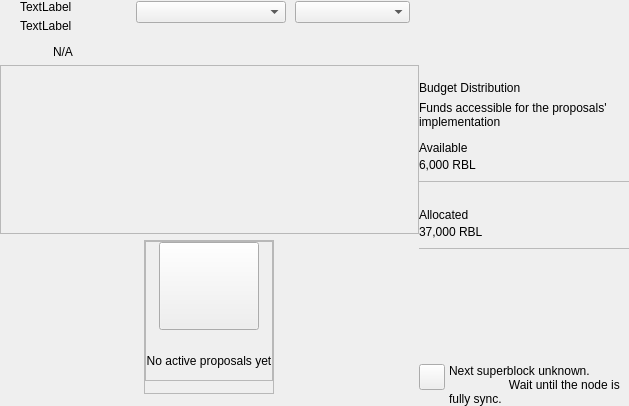
<?xml version="1.0" encoding="UTF-8"?>
<ui version="4.0">
 <class>governancewidget</class>
 <widget class="QWidget" name="governancewidget">
  <property name="geometry">
   <rect>
    <x>0</x>
    <y>0</y>
    <width>629</width>
    <height>406</height>
   </rect>
  </property>
  <property name="minimumSize">
   <size>
    <width>0</width>
    <height>150</height>
   </size>
  </property>
  <property name="windowTitle">
   <string>Form</string>
  </property>
  <layout class="QHBoxLayout" name="horizontalLayout_2" stretch="2,1">
   <property name="spacing">
    <number>0</number>
   </property>
   <property name="leftMargin">
    <number>0</number>
   </property>
   <property name="topMargin">
    <number>0</number>
   </property>
   <property name="rightMargin">
    <number>0</number>
   </property>
   <property name="bottomMargin">
    <number>0</number>
   </property>
   <item>
    <widget class="QWidget" name="left" native="true">
     <layout class="QVBoxLayout" name="verticalLayout_3" stretch="0,0,1,0">
      <property name="leftMargin">
       <number>0</number>
      </property>
      <property name="topMargin">
       <number>0</number>
      </property>
      <property name="rightMargin">
       <number>0</number>
      </property>
      <property name="bottomMargin">
       <number>0</number>
      </property>
      <item>
       <widget class="QWidget" name="containerTitles" native="true">
        <property name="maximumSize">
         <size>
          <width>16777215</width>
          <height>60</height>
         </size>
        </property>
        <layout class="QHBoxLayout" name="horizontalLayout_3">
         <property name="spacing">
          <number>0</number>
         </property>
         <property name="leftMargin">
          <number>20</number>
         </property>
         <property name="topMargin">
          <number>0</number>
         </property>
         <property name="rightMargin">
          <number>0</number>
         </property>
         <property name="bottomMargin">
          <number>0</number>
         </property>
         <item>
          <layout class="QVBoxLayout" name="verticalLayout_8">
           <property name="spacing">
            <number>5</number>
           </property>
           <item>
            <widget class="QLabel" name="labelTitle">
             <property name="text">
              <string>TextLabel</string>
             </property>
            </widget>
           </item>
           <item alignment="Qt::AlignTop">
            <widget class="QLabel" name="labelSubtitle1">
             <property name="text">
              <string>TextLabel</string>
             </property>
            </widget>
           </item>
          </layout>
         </item>
         <item>
          <spacer name="horizontalSpacer">
           <property name="orientation">
            <enum>Qt::Horizontal</enum>
           </property>
           <property name="sizeHint" stdset="0">
            <size>
             <width>40</width>
             <height>20</height>
            </size>
           </property>
          </spacer>
         </item>
         <item>
          <widget class="QWidget" name="containerSort" native="true">
           <property name="minimumSize">
            <size>
             <width>0</width>
             <height>0</height>
            </size>
           </property>
           <layout class="QHBoxLayout" name="horizontalLayout_4">
            <property name="leftMargin">
             <number>0</number>
            </property>
            <property name="topMargin">
             <number>0</number>
            </property>
            <item>
             <widget class="QComboBox" name="comboBoxSort">
              <property name="minimumSize">
               <size>
                <width>150</width>
                <height>0</height>
               </size>
              </property>
             </widget>
            </item>
           </layout>
          </widget>
         </item>
         <item>
          <widget class="QWidget" name="containerFilter" native="true">
           <property name="minimumSize">
            <size>
             <width>0</width>
             <height>0</height>
            </size>
           </property>
           <layout class="QHBoxLayout" name="horizontalLayout_5">
            <property name="leftMargin">
             <number>0</number>
            </property>
            <property name="topMargin">
             <number>0</number>
            </property>
            <item>
             <widget class="QComboBox" name="comboBoxFilter">
              <property name="minimumSize">
               <size>
                <width>115</width>
                <height>0</height>
               </size>
              </property>
             </widget>
            </item>
           </layout>
          </widget>
         </item>
        </layout>
       </widget>
      </item>
      <item>
       <widget class="QWidget" name="layoutWarning" native="true">
        <property name="maximumSize">
         <size>
          <width>16777215</width>
          <height>40</height>
         </size>
        </property>
        <layout class="QVBoxLayout" name="verticalLayout_3">
         <property name="spacing">
          <number>0</number>
         </property>
         <property name="leftMargin">
          <number>0</number>
         </property>
         <property name="topMargin">
          <number>0</number>
         </property>
         <property name="rightMargin">
          <number>0</number>
         </property>
         <property name="bottomMargin">
          <number>0</number>
         </property>
         <item>
          <widget class="QWidget" name="containerWarning" native="true">
           <layout class="QVBoxLayout" name="verticalLayout_21">
            <property name="spacing">
             <number>6</number>
            </property>
            <property name="leftMargin">
             <number>18</number>
            </property>
            <property name="topMargin">
             <number>6</number>
            </property>
            <property name="rightMargin">
             <number>20</number>
            </property>
            <property name="bottomMargin">
             <number>0</number>
            </property>
            <item>
             <widget class="QFrame" name="frameWarning">
              <property name="styleSheet">
               <string notr="true">border:none;</string>
              </property>
              <property name="frameShape">
               <enum>QFrame::StyledPanel</enum>
              </property>
              <property name="frameShadow">
               <enum>QFrame::Raised</enum>
              </property>
              <layout class="QHBoxLayout" name="horizontalLayout11" stretch="0,2">
               <property name="spacing">
                <number>3</number>
               </property>
               <property name="leftMargin">
                <number>0</number>
               </property>
               <property name="topMargin">
                <number>0</number>
               </property>
               <property name="rightMargin">
                <number>0</number>
               </property>
               <property name="bottomMargin">
                <number>0</number>
               </property>
               <item alignment="Qt::AlignVCenter">
                <widget class="QPushButton" name="imgWarning">
                 <property name="styleSheet">
                  <string notr="true">border:none;</string>
                 </property>
                 <property name="text">
                  <string/>
                 </property>
                 <property name="iconSize">
                  <size>
                   <width>24</width>
                   <height>24</height>
                  </size>
                 </property>
                </widget>
               </item>
               <item alignment="Qt::AlignVCenter">
                <widget class="QLabel" name="lblWarning">
                 <property name="styleSheet">
                  <string notr="true"/>
                 </property>
                 <property name="text">
                  <string notr="true">N/A</string>
                 </property>
                 <property name="alignment">
                  <set>Qt::AlignBottom|Qt::AlignLeading|Qt::AlignLeft</set>
                 </property>
                </widget>
               </item>
              </layout>
             </widget>
            </item>
           </layout>
          </widget>
         </item>
        </layout>
       </widget>
      </item>
      <item>
       <widget class="QWidget" name="mainContainer" native="true">
        <property name="sizePolicy">
         <sizepolicy hsizetype="Expanding" vsizetype="Expanding">
          <horstretch>0</horstretch>
          <verstretch>0</verstretch>
         </sizepolicy>
        </property>
        <layout class="QVBoxLayout" name="verticalLayout_2">
         <property name="spacing">
          <number>0</number>
         </property>
         <property name="leftMargin">
          <number>0</number>
         </property>
         <property name="topMargin">
          <number>0</number>
         </property>
         <property name="rightMargin">
          <number>0</number>
         </property>
         <property name="bottomMargin">
          <number>0</number>
         </property>
         <item>
          <widget class="QScrollArea" name="scrollArea">
           <property name="styleSheet">
            <string notr="true"/>
           </property>
           <property name="horizontalScrollBarPolicy">
            <enum>Qt::ScrollBarAlwaysOff</enum>
           </property>
           <property name="widgetResizable">
            <bool>true</bool>
           </property>
           <property name="alignment">
            <set>Qt::AlignLeading|Qt::AlignLeft|Qt::AlignTop</set>
           </property>
           <widget class="QWidget" name="scrollAreaWidgetContents">
            <property name="geometry">
             <rect>
              <x>0</x>
              <y>0</y>
              <width>417</width>
              <height>157</height>
             </rect>
            </property>
           </widget>
          </widget>
         </item>
        </layout>
       </widget>
      </item>
      <item alignment="Qt::AlignHCenter|Qt::AlignVCenter">
       <widget class="QFrame" name="emptyContainer">
        <property name="sizePolicy">
         <sizepolicy hsizetype="Expanding" vsizetype="Expanding">
          <horstretch>0</horstretch>
          <verstretch>0</verstretch>
         </sizepolicy>
        </property>
        <property name="minimumSize">
         <size>
          <width>0</width>
          <height>100</height>
         </size>
        </property>
        <property name="styleSheet">
         <string notr="true">margin-bottom:12px;</string>
        </property>
        <property name="frameShape">
         <enum>QFrame::StyledPanel</enum>
        </property>
        <property name="frameShadow">
         <enum>QFrame::Raised</enum>
        </property>
        <layout class="QVBoxLayout" name="verticalLayout_7" stretch="8">
         <property name="spacing">
          <number>0</number>
         </property>
         <property name="leftMargin">
          <number>0</number>
         </property>
         <property name="topMargin">
          <number>0</number>
         </property>
         <property name="rightMargin">
          <number>0</number>
         </property>
         <property name="bottomMargin">
          <number>0</number>
         </property>
         <item alignment="Qt::AlignHCenter|Qt::AlignVCenter">
          <widget class="QFrame" name="emptyScreen">
           <property name="sizePolicy">
            <sizepolicy hsizetype="Expanding" vsizetype="Expanding">
             <horstretch>0</horstretch>
             <verstretch>0</verstretch>
            </sizepolicy>
           </property>
           <property name="frameShape">
            <enum>QFrame::StyledPanel</enum>
           </property>
           <property name="frameShadow">
            <enum>QFrame::Raised</enum>
           </property>
           <layout class="QVBoxLayout" name="verticalLayout">
            <property name="spacing">
             <number>12</number>
            </property>
            <property name="leftMargin">
             <number>0</number>
            </property>
            <property name="topMargin">
             <number>0</number>
            </property>
            <property name="rightMargin">
             <number>0</number>
            </property>
            <property name="bottomMargin">
             <number>0</number>
            </property>
            <item alignment="Qt::AlignHCenter|Qt::AlignVCenter">
             <widget class="QPushButton" name="pushImgEmpty">
              <property name="minimumSize">
               <size>
                <width>100</width>
                <height>100</height>
               </size>
              </property>
              <property name="maximumSize">
               <size>
                <width>100</width>
                <height>100</height>
               </size>
              </property>
              <property name="text">
               <string/>
              </property>
              <property name="iconSize">
               <size>
                <width>100</width>
                <height>100</height>
               </size>
              </property>
             </widget>
            </item>
            <item alignment="Qt::AlignHCenter|Qt::AlignVCenter">
             <widget class="QLabel" name="labelEmpty">
              <property name="styleSheet">
               <string notr="true"/>
              </property>
              <property name="text">
               <string>No active proposals yet</string>
              </property>
              <property name="alignment">
               <set>Qt::AlignCenter</set>
              </property>
             </widget>
            </item>
           </layout>
          </widget>
         </item>
        </layout>
       </widget>
      </item>
     </layout>
    </widget>
   </item>
   <item>
    <widget class="QWidget" name="right" native="true">
     <layout class="QVBoxLayout" name="verticalLayout_5">
      <property name="leftMargin">
       <number>0</number>
      </property>
      <property name="topMargin">
       <number>0</number>
      </property>
      <property name="rightMargin">
       <number>0</number>
      </property>
      <property name="bottomMargin">
       <number>0</number>
      </property>
      <item>
       <layout class="QVBoxLayout" name="verticalLayout_4" stretch="0,0,0">
        <property name="spacing">
         <number>6</number>
        </property>
        <item>
         <widget class="OptionButton" name="btnCreateProposal" native="true">
          <property name="minimumSize">
           <size>
            <width>0</width>
            <height>60</height>
           </size>
          </property>
         </widget>
        </item>
        <item>
         <spacer name="verticalSpacer_4">
          <property name="orientation">
           <enum>Qt::Vertical</enum>
          </property>
          <property name="sizeType">
           <enum>QSizePolicy::Fixed</enum>
          </property>
          <property name="sizeHint" stdset="0">
           <size>
            <width>20</width>
            <height>6</height>
           </size>
          </property>
         </spacer>
        </item>
        <item>
         <widget class="QWidget" name="containerBudget" native="true">
          <property name="minimumSize">
           <size>
            <width>0</width>
            <height>200</height>
           </size>
          </property>
          <layout class="QVBoxLayout" name="verticalLayout_6">
           <property name="leftMargin">
            <number>0</number>
           </property>
           <property name="rightMargin">
            <number>0</number>
           </property>
           <property name="bottomMargin">
            <number>0</number>
           </property>
           <item>
            <widget class="QLabel" name="labelBudget">
             <property name="text">
              <string>Budget Distribution</string>
             </property>
            </widget>
           </item>
           <item>
            <widget class="QLabel" name="labelBudgetSubTitle">
             <property name="text">
              <string>Funds accessible for the proposals' implementation</string>
             </property>
             <property name="wordWrap">
              <bool>true</bool>
             </property>
            </widget>
           </item>
           <item>
            <spacer name="verticalSpacer_2">
             <property name="orientation">
              <enum>Qt::Vertical</enum>
             </property>
             <property name="sizeType">
              <enum>QSizePolicy::Fixed</enum>
             </property>
             <property name="sizeHint" stdset="0">
              <size>
               <width>20</width>
               <height>6</height>
              </size>
             </property>
            </spacer>
           </item>
           <item>
            <widget class="QWidget" name="widget" native="true">
             <layout class="QVBoxLayout" name="verticalLayout_10">
              <property name="spacing">
               <number>3</number>
              </property>
              <property name="leftMargin">
               <number>0</number>
              </property>
              <property name="topMargin">
               <number>0</number>
              </property>
              <property name="rightMargin">
               <number>0</number>
              </property>
              <property name="bottomMargin">
               <number>0</number>
              </property>
              <item alignment="Qt::AlignBottom">
               <widget class="QLabel" name="labelAvailableTitle">
                <property name="text">
                 <string>Available</string>
                </property>
               </widget>
              </item>
              <item>
               <widget class="QLabel" name="labelAvailableAmount">
                <property name="text">
                 <string>6,000 RBL</string>
                </property>
               </widget>
              </item>
              <item>
               <spacer name="verticalSpacer_3">
                <property name="orientation">
                 <enum>Qt::Vertical</enum>
                </property>
                <property name="sizeType">
                 <enum>QSizePolicy::Fixed</enum>
                </property>
                <property name="sizeHint" stdset="0">
                 <size>
                  <width>20</width>
                  <height>6</height>
                 </size>
                </property>
               </spacer>
              </item>
              <item>
               <widget class="QWidget" name="line" native="true">
                <property name="minimumSize">
                 <size>
                  <width>0</width>
                  <height>1</height>
                 </size>
                </property>
                <property name="maximumSize">
                 <size>
                  <width>16777215</width>
                  <height>1</height>
                 </size>
                </property>
                <property name="styleSheet">
                 <string notr="true">background-color:#bababa;</string>
                </property>
               </widget>
              </item>
             </layout>
            </widget>
           </item>
           <item>
            <spacer name="verticalSpacer_7">
             <property name="orientation">
              <enum>Qt::Vertical</enum>
             </property>
             <property name="sizeType">
              <enum>QSizePolicy::Fixed</enum>
             </property>
             <property name="sizeHint" stdset="0">
              <size>
               <width>20</width>
               <height>20</height>
              </size>
             </property>
            </spacer>
           </item>
           <item>
            <widget class="QWidget" name="widget_2" native="true">
             <layout class="QVBoxLayout" name="verticalLayout_9">
              <property name="spacing">
               <number>3</number>
              </property>
              <property name="leftMargin">
               <number>0</number>
              </property>
              <property name="topMargin">
               <number>0</number>
              </property>
              <property name="rightMargin">
               <number>0</number>
              </property>
              <property name="bottomMargin">
               <number>0</number>
              </property>
              <item alignment="Qt::AlignBottom">
               <widget class="QLabel" name="labelAllocatedTitle">
                <property name="text">
                 <string>Allocated</string>
                </property>
               </widget>
              </item>
              <item>
               <widget class="QLabel" name="labelAllocatedAmount">
                <property name="text">
                 <string>37,000 RBL</string>
                </property>
               </widget>
              </item>
              <item>
               <spacer name="verticalSpacer_6">
                <property name="orientation">
                 <enum>Qt::Vertical</enum>
                </property>
                <property name="sizeType">
                 <enum>QSizePolicy::Fixed</enum>
                </property>
                <property name="sizeHint" stdset="0">
                 <size>
                  <width>20</width>
                  <height>6</height>
                 </size>
                </property>
               </spacer>
              </item>
              <item>
               <widget class="QWidget" name="line2" native="true">
                <property name="minimumSize">
                 <size>
                  <width>0</width>
                  <height>1</height>
                 </size>
                </property>
                <property name="maximumSize">
                 <size>
                  <width>16777215</width>
                  <height>1</height>
                 </size>
                </property>
                <property name="styleSheet">
                 <string notr="true">background-color:#bababa;</string>
                </property>
               </widget>
              </item>
             </layout>
            </widget>
           </item>
           <item>
            <spacer name="verticalSpacer_8">
             <property name="orientation">
              <enum>Qt::Vertical</enum>
             </property>
             <property name="sizeHint" stdset="0">
              <size>
               <width>20</width>
               <height>40</height>
              </size>
             </property>
            </spacer>
           </item>
           <item>
            <widget class="QWidget" name="containerSuperblockInfo" native="true">
             <layout class="QHBoxLayout" name="horizontalLayout">
              <property name="spacing">
               <number>4</number>
              </property>
              <property name="leftMargin">
               <number>0</number>
              </property>
              <property name="topMargin">
               <number>0</number>
              </property>
              <property name="rightMargin">
               <number>0</number>
              </property>
              <property name="bottomMargin">
               <number>0</number>
              </property>
              <item alignment="Qt::AlignTop">
               <widget class="QPushButton" name="iconClock">
                <property name="minimumSize">
                 <size>
                  <width>26</width>
                  <height>26</height>
                 </size>
                </property>
                <property name="maximumSize">
                 <size>
                  <width>26</width>
                  <height>26</height>
                 </size>
                </property>
                <property name="text">
                 <string/>
                </property>
                <property name="iconSize">
                 <size>
                  <width>26</width>
                  <height>26</height>
                 </size>
                </property>
               </widget>
              </item>
              <item>
               <widget class="QLabel" name="labelNextSuperblock">
                <property name="text">
                 <string>Next superblock unknown.
                  Wait until the node is fully sync.</string>
                </property>
                <property name="wordWrap">
                 <bool>true</bool>
                </property>
               </widget>
              </item>
             </layout>
            </widget>
           </item>
          </layout>
         </widget>
        </item>
       </layout>
      </item>
     </layout>
    </widget>
   </item>
  </layout>
 </widget>
 <customwidgets>
  <customwidget>
   <class>OptionButton</class>
   <extends>QWidget</extends>
   <header>qt/rebelcoin/optionbutton.h</header>
   <container>1</container>
  </customwidget>
 </customwidgets>
 <resources/>
 <connections/>
</ui>
